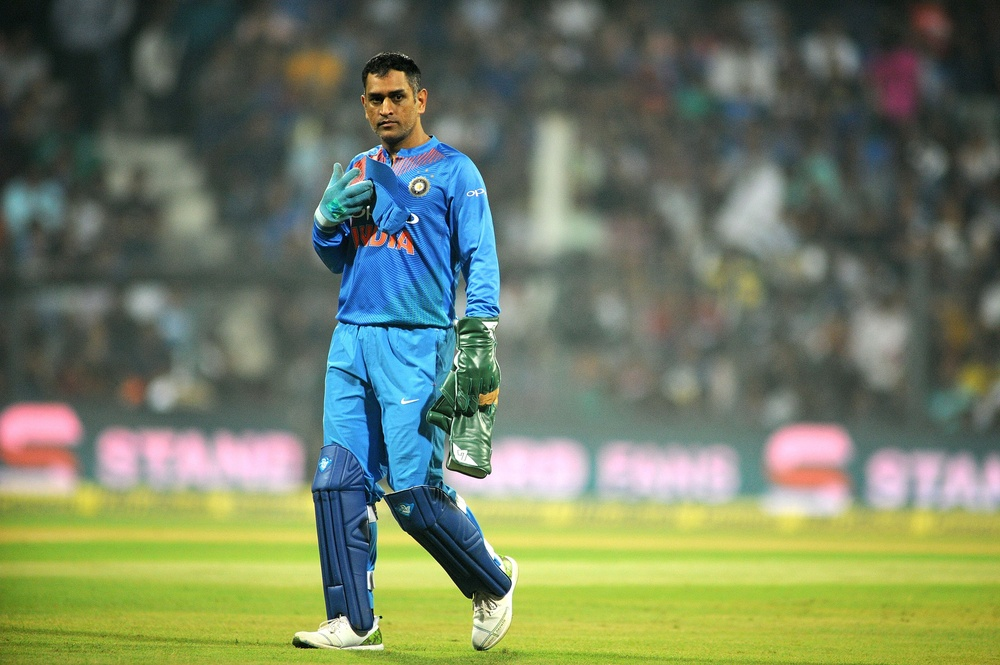
#> input picture images/dhoni_template.jpg, 1000 x 665 px, shrunk from 4256 x 2832 before the run, found by its file name
$ jupyter execute 15_Template_Matching.ipynb
#> lines starting #> are read from the running program, lines starting #| are printed output that depends on the picture; after the words box and inside, x2 and y2 are one past the last pixel; in counts of white or black regions, pixels touching at a corner belong together
[cell 1]
import cv2
import numpy as np
import matplotlib.pyplot as plt

# Load the full-body image and the head image (template)
full_body_image = cv2.imread('dhoni_template.jpg')
#> full_body_image is the input picture: shape (665, 1000, 3); mean B, G, R 99.5, 125.8, 114
head_image = cv2.imread('dhoni.png')
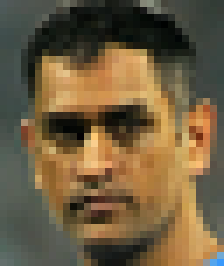
#> input picture images/dhoni.png, 32 x 38 px, shrunk from 136 x 161 before the run, found by its file name (shown 7 times larger)
#> head_image is the input picture: shape (38, 32, 3); mean B, G, R 64, 93.5, 111.5

# Convert images to grayscale (for template matching)
full_body_gray = cv2.cvtColor(full_body_image, cv2.COLOR_BGR2GRAY)
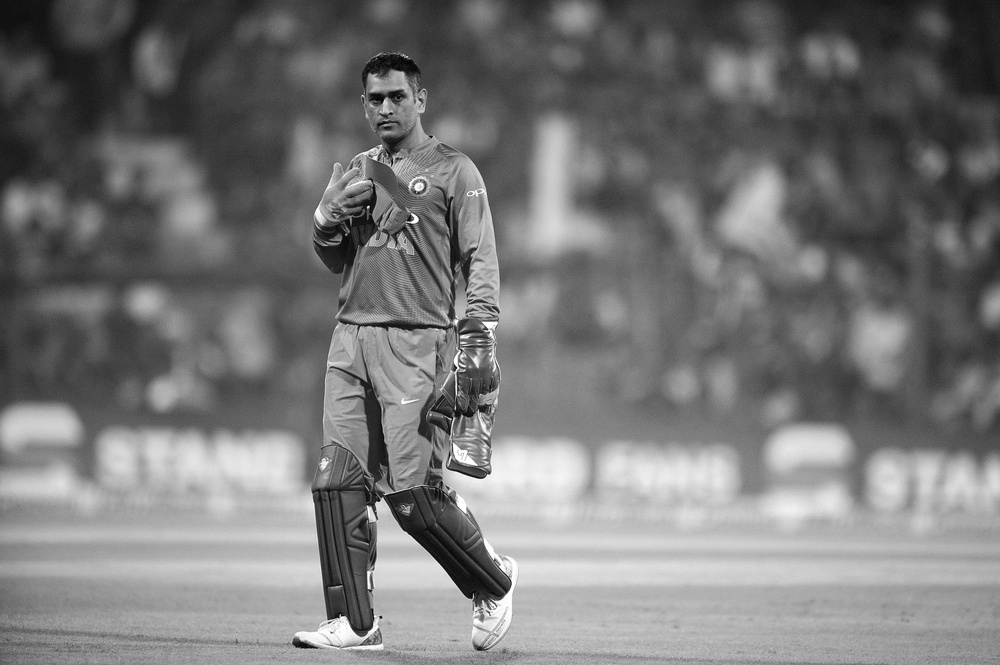
#> full_body_gray: shape (665, 1000); min 1, max 255, mean 119.3
head_gray = cv2.cvtColor(head_image, cv2.COLOR_BGR2GRAY)
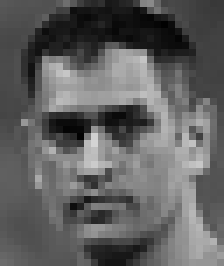
#> head_gray: shape (38, 32) (shown 7 times larger); min 1, max 212, mean 95.5

# Perform template matching
result = cv2.matchTemplate(full_body_gray, head_gray, cv2.TM_CCOEFF_NORMED)
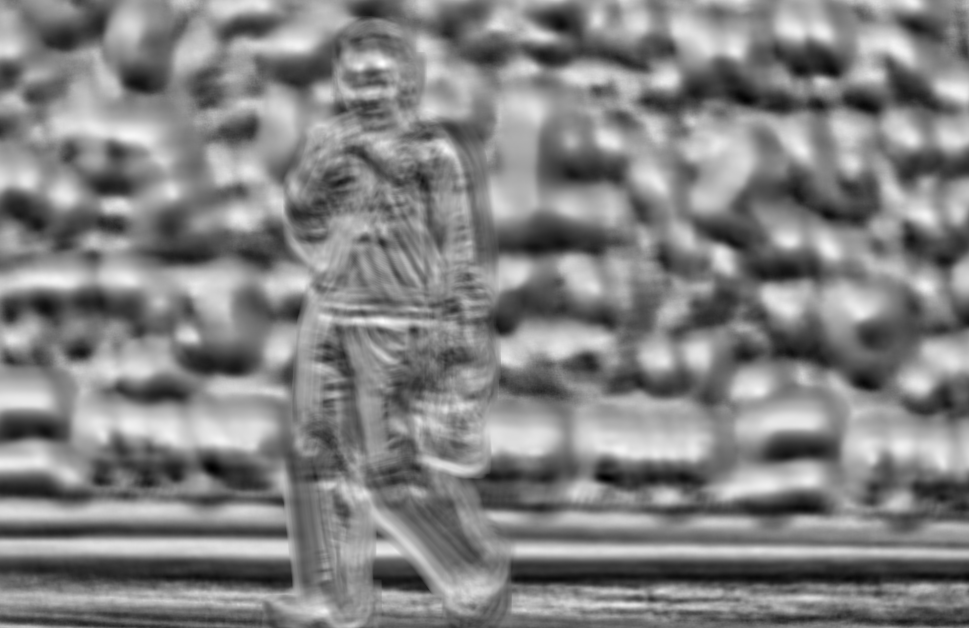
#> result: shape (628, 969) float32; min -0.576, max 0.573, mean 0.0122; drawn with min black and max white

# Get the best match location
min_val, max_val, min_loc, max_loc = cv2.minMaxLoc(result)
#> min_val = -0.576; max_val = 0.573; min_loc = (212, 468); max_loc = (382, 63)

# Define the rectangle around the matched area
top_left = max_loc
#> top_left = (382, 63)
height, width = head_image.shape[:2]
#> height = 38; width = 32
bottom_right = (top_left[0] + width, top_left[1] + height)
#> bottom_right = (414, 101)

# Draw a rectangle around the matched area on the full body image
cv2.rectangle(full_body_image, top_left, bottom_right, (0, 255, 0), 2)
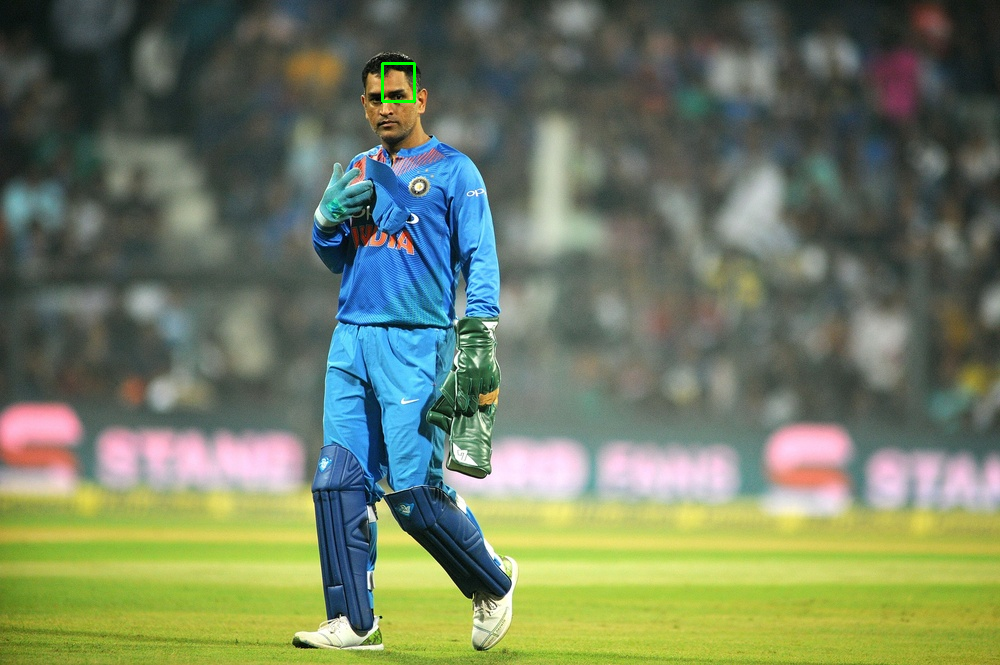
#> full_body_image: shape (665, 1000, 3); 0.06% of pixels changed, all inside (x1, y1, x2, y2) = (381, 62, 416, 103)

plt.imshow(cv2.cvtColor(full_body_image, cv2.COLOR_BGR2RGB))
plt.show()
